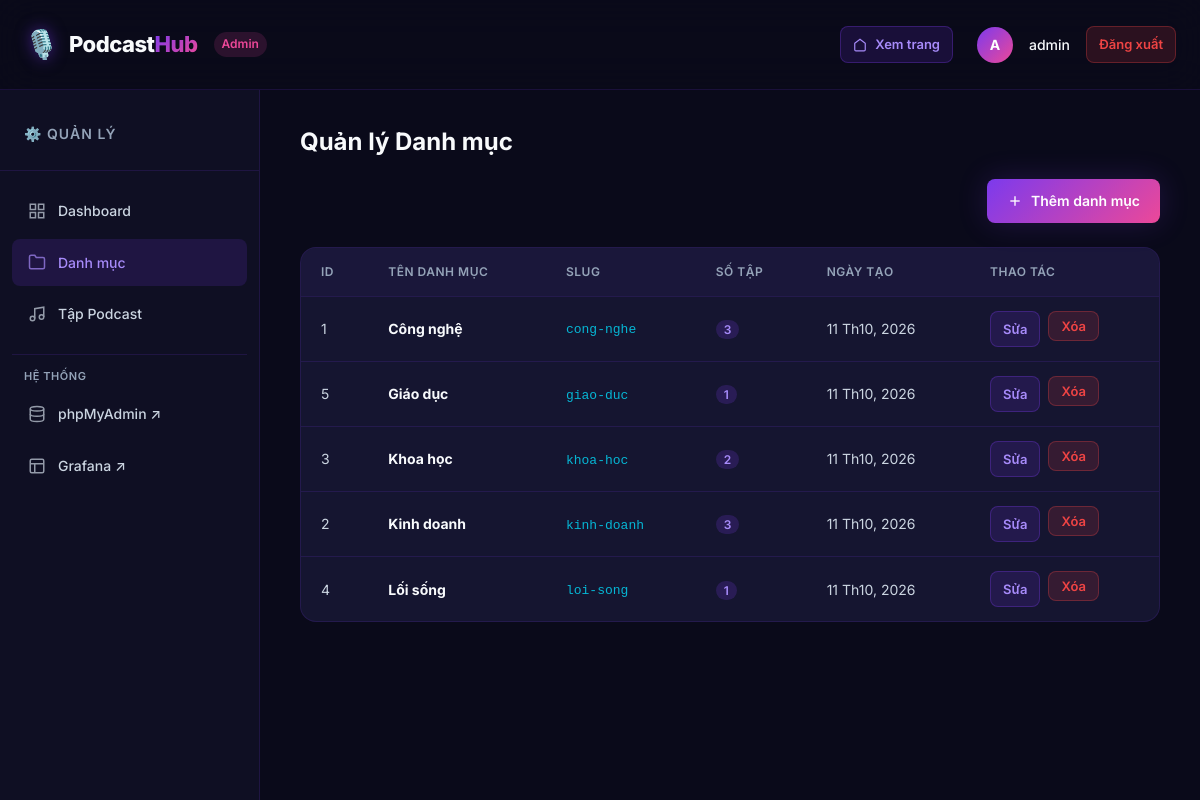
Screenshot of /admin/categories.php (signed in) with the database file from the repository.
### tables this page shows
CREATE TABLE IF NOT EXISTS categories (
    id INT AUTO_INCREMENT PRIMARY KEY,
    name VARCHAR(255) NOT NULL,
    slug VARCHAR(255) NOT NULL UNIQUE,
    description TEXT,
    created_at TIMESTAMP DEFAULT CURRENT_TIMESTAMP
);

### public/admin/categories.php (the view, shortened to what this page needs)
<?php
require_once __DIR__ . '/../../src/config.php';
require_once __DIR__ . '/../../src/functions.php';
$action = $_GET['action'] ?? 'list';
$categories = getCategories($pdo);
?>
<?php if ($action === 'list'): ?>
    <div class="admin-header" style="margin-top:-16px; margin-bottom:24px">
        <a href="/admin/categories.php?action=add" class="btn btn-primary">
            <svg width="16" height="16" viewBox="0 0 24 24" fill="none" stroke="currentColor" stroke-width="2"><line x1="12" y1="5" x2="12" y2="19"></line><line x1="5" y1="12" x2="19" y2="12"></line></svg>
            Thêm danh mục
        </a>
    </div>
    <div class="admin-table-container">
        <table class="admin-table">
            <thead>
                <tr>
                    <th>ID</th>
                    <th>Tên danh mục</th>
                    <th>Slug</th>
                    <th>Số tập</th>
                    <th>Ngày tạo</th>
                    <th>Thao tác</th>
                </tr>
            </thead>
            <tbody>
                <?php foreach ($categories as $cat): ?>
                    <tr>
                        <td><?= $cat['id'] ?></td>
                        <td><strong style="color:var(--text-primary)"><?= e($cat['name']) ?></strong></td>
                        <td><code style="color:var(--accent); font-size:13px"><?= e($cat['slug']) ?></code></td>
                        <td><span class="badge"><?= $cat['episode_count'] ?></span></td>
                        <td><?= formatDate($cat['created_at']) ?></td>
                        <td>
                            <div class="btn-group">
                                <a href="/admin/categories.php?action=edit&id=<?= $cat['id'] ?>" class="btn btn-secondary btn-sm">Sửa</a>
                                <form method="POST" style="display:inline" onsubmit="return confirmDelete('Bạn có chắc chắn muốn xóa danh mục này?')">
                                    <button type="submit" class="btn btn-danger btn-sm">Xóa</button>
                                </form>
                            </div>
                        </td>
                    </tr>
                <?php endforeach; ?>
            </tbody>
        </table>
    </div>
<?php endif; ?>

### public/assets/css/style.css (style rules this page uses)
:root { --bg-primary: #0a0a1a; --bg-secondary: #0f0f23; --bg-card: #151530; --bg-card-hover: #1c1c42; --bg-input: #12122a; --bg-glass: rgba(21, 21, 48, 0.85); --primary: #7c3aed; --primary-light: #a78bfa; --primary-dark: #5b21b6; --secondary: #ec4899; --secondary-light: #f472b6; --accent: #06b6d4; --accent-light: #22d3ee; --success: #10b981; --warning: #f59e0b; --danger: #ef4444; --text-primary: #f8fafc; --text-secondary: #cbd5e1; --text-muted: #94a3b8; --text-inverse: #0a0a1a; --border-color: rgba(124, 58, 237, 0.15); --border-hover: rgba(124, 58, 237, 0.4); --gradient-primary: linear-gradient(135deg, #7c3aed 0%, #ec4899 100%); --gradient-hero: linear-gradient(160deg, #1a0533 0%, #0a0a1a 40%, #0d1b2a 100%); --gradient-card: linear-gradient(145deg, rgba(124, 58, 237, 0.08), rgba(236, 72, 153, 0.04)); --gradient-glow: radial-gradient(600px circle at var(--mouse-x, 50%) var(--mouse-y, 50%), rgba(124, 58, 237, 0.1), transparent 40%); --gradient-surface: linear-gradient(180deg, rgba(124, 58, 237, 0.05) 0%, transparent 100%); --shadow-sm: 0 2px 8px rgba(0, 0, 0, 0.3); --shadow-md: 0 4px 20px rgba(0, 0, 0, 0.4); --shadow-lg: 0 8px 40px rgba(0, 0, 0, 0.5); --shadow-glow: 0 0 30px rgba(124, 58, 237, 0.2); --shadow-glow-strong: 0 0 50px rgba(124, 58, 237, 0.3); --radius-sm: 8px; --radius-md: 12px; --radius-lg: 16px; --radius-xl: 24px; --radius-full: 9999px; --transition: all 0.3s cubic-bezier(0.4, 0, 0.2, 1); --transition-fast: all 0.15s ease; --transition-spring: all 0.5s cubic-bezier(0.34, 1.56, 0.64, 1); --font-family: 'Inter', -apple-system, BlinkMacSystemFont, 'Segoe UI', sans-serif; --font-mono: 'JetBrains Mono', 'Fira Code', monospace; --container-width: 1280px; --header-height: 90px; --sidebar-width: 300px; }
*, *::before, *::after { margin: 0; padding: 0; box-sizing: border-box; }
html { scroll-behavior: smooth; -webkit-font-smoothing: antialiased; -moz-osx-font-smoothing: grayscale; }
body { font-family: var(--font-family); background: var(--bg-primary); color: var(--text-primary); line-height: 1.7; min-height: 100vh; overflow-x: hidden; }
a { color: var(--primary-light); text-decoration: none; transition: var(--transition); }
.badge { background: rgba(124, 58, 237, 0.2); color: var(--primary-light); padding: 2px 8px; border-radius: var(--radius-full); font-size: 12px; font-weight: 600; }
.admin-header { display: flex; align-items: center; justify-content: space-between; margin-bottom: 32px; }
.admin-table-container { background: var(--bg-card); border: 1px solid var(--border-color); border-radius: var(--radius-lg); overflow: hidden; }
.admin-table { width: 100%; border-collapse: collapse; }
.admin-table th { text-align: left; padding: 14px 20px; font-size: 12px; font-weight: 600; text-transform: uppercase; letter-spacing: 0.5px; color: var(--text-muted); background: rgba(124, 58, 237, 0.05); border-bottom: 1px solid var(--border-color); }
.admin-table td { padding: 14px 20px; font-size: 14px; border-bottom: 1px solid var(--border-color); color: var(--text-secondary); vertical-align: middle; }
.admin-table tr:last-child td { border-bottom: none; }
.btn { display: inline-flex; align-items: center; gap: 8px; padding: 10px 20px; border-radius: var(--radius-sm); font-size: 14px; font-weight: 600; font-family: var(--font-family); cursor: pointer; border: none; transition: var(--transition); text-decoration: none; white-space: nowrap; }
.btn-primary { background: var(--gradient-primary); color: white; box-shadow: var(--shadow-glow); }
.btn-secondary { background: rgba(124, 58, 237, 0.15); color: var(--primary-light); border: 1px solid rgba(124, 58, 237, 0.3); }
.btn-danger { background: rgba(239, 68, 68, 0.15); color: var(--danger); border: 1px solid rgba(239, 68, 68, 0.3); }
.btn-sm { padding: 6px 12px; font-size: 13px; }
.btn-group { display: flex; gap: 8px; }

### rows the page displays
categories: id "1", name "Công nghệ", slug "cong-nghe", episode_count "3", created_at "11 Th10, 2026"
categories: id "5", name "Giáo dục", slug "giao-duc", episode_count "1", created_at "11 Th10, 2026"
categories: id "3", name "Khoa học", slug "khoa-hoc", episode_count "2", created_at "11 Th10, 2026"
categories: id "2", name "Kinh doanh", slug "kinh-doanh", episode_count "3", created_at "11 Th10, 2026"
categories: id "4", name "Lối sống", slug "loi-song", episode_count "1", created_at "11 Th10, 2026"

### other values shown
mb_substr($username, 0, 1) "A"
$username "admin"
$title "Quản lý Danh mục"
